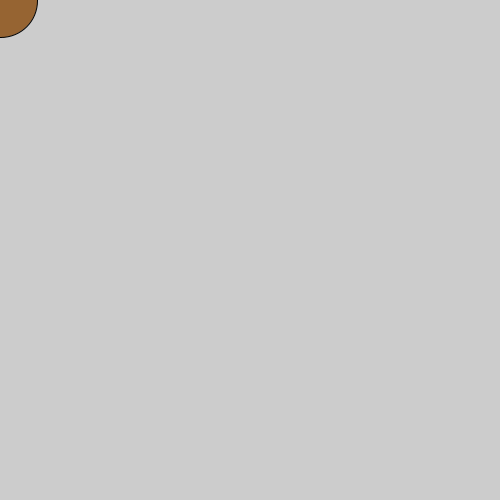
Frame 1 (no input)
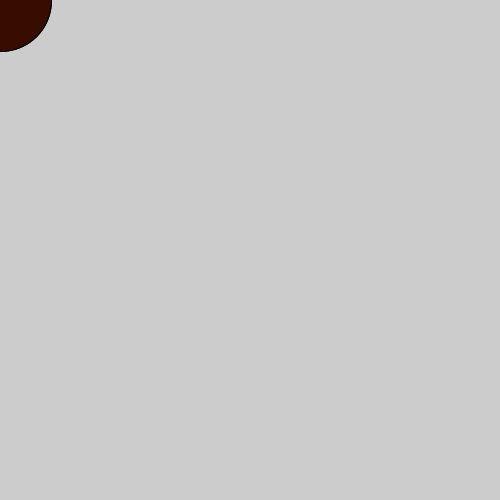
Frame 60 (the mouse pressed at the canvas centre just before this capture)
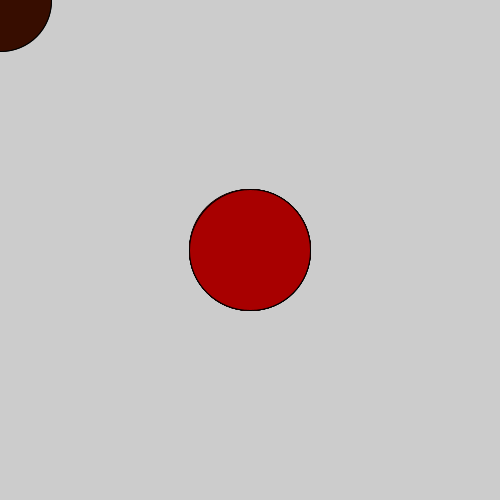
Frame 120 (the mouse held since frame 60 and released just before this capture)

The Processing sketch that drew these frames (run headless with seeded random() and noise(); from frame 60 on, the mouse is pressed at the canvas centre):

// Processing sketch: 07_drawing_tool_animated
// ── 07_drawing_tool_animated.pde
// We can animate our previous drawing tool sketch by creating some global variables
// and changing their values in the draw() loop.

// any variable declared outside of setup() or draw() like this is called a global variable
float red = 0.0;
float green = 0.0;
float blue = 0.0;
float circleSize = 0.0;

void setup() {
  size(500, 500);
}

void draw() {
  stroke(0);

  // sin is a math function that takes a number (an angle) and returns a number between -1 and 1
  // it's useful for animation because it can turn an ever-increasing number into an oscillating number
  // here, we're animating the red, green, and blue values of a color by taking the sin() of our variables
  float currentRed = 150 + sin(red) * 100;
  float currentBlue = 100 + sin(green) * 125;
  float currentGreen = 50 + sin(blue) * 200;
  fill(currentRed, currentBlue, currentGreen);

  // we can also animate the size of the circle using the same technique
  float currentCircleSize = 75 + sin(circleSize) * 50;
  ellipse(mouseX, mouseY, currentCircleSize, currentCircleSize);

  // here, we're adding a small amount to each of our variables every time the draw() loop runs
  // we can do this by using the current value of the variable as a value in the expression on the right hand side
  red = red + 0.5;
  green = green + 0.2;
  blue = blue + 0.1;

  // += is a shorthand that means "add to the current value of this variable"
  circleSize += 0.01;
}
